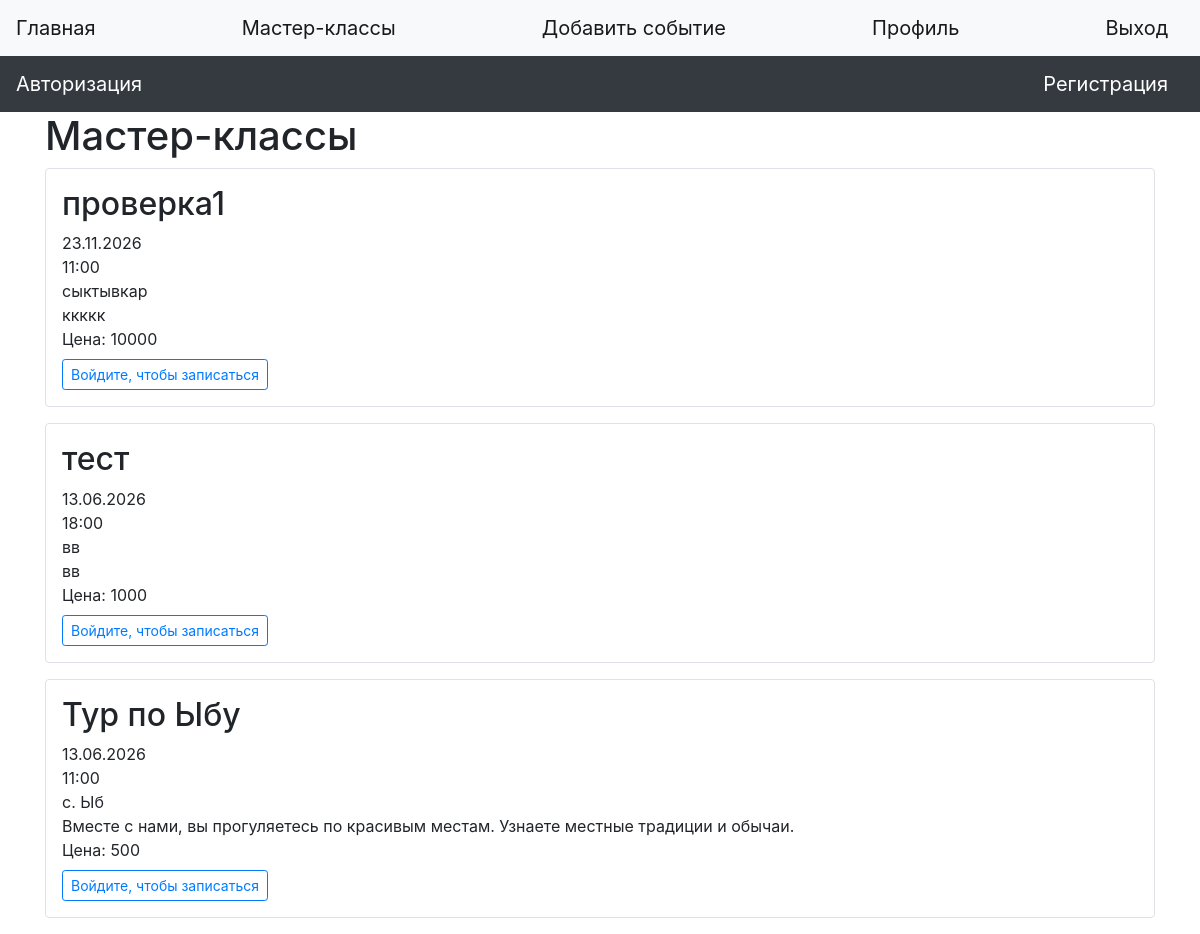
The app's page /masterclasses with its own data.
### data/events.py (models this page shows)
class Event(SqlAlchemyBase):
    __tablename__ = 'events'
    id = sqlalchemy.Column(sqlalchemy.Integer,
                           primary_key=True, autoincrement=True)
    name = sqlalchemy.Column(sqlalchemy.String, nullable=True)
    date = sqlalchemy.Column(sqlalchemy.DateTime, nullable=True)
    time = sqlalchemy.Column(sqlalchemy.String, nullable=True)
    location = sqlalchemy.Column(sqlalchemy.String, nullable=True)
    description = sqlalchemy.Column(sqlalchemy.String, nullable=True)
    price = sqlalchemy.Column(sqlalchemy.Integer, nullable=True)
    created_date = sqlalchemy.Column(sqlalchemy.DateTime,
                                     default=datetime.datetime.now)
    user_id = sqlalchemy.Column(sqlalchemy.Integer, sqlalchemy.ForeignKey("users.id"), nullable=True)
    creator = orm.relationship('User', back_populates='events')
    signups = orm.relationship('EventSignup', back_populates='event', cascade='all, delete-orphan')

### main.py (the view)
@app.route('/masterclasses')
def masterclasses():
    db_sess = db_session.create_session()
    items = db_sess.query(Event).order_by(Event.created_date.desc()).all()
    user_id = session.get('user_id')
    signed_ids = set()
    if user_id:
        signed_ids = {r[0] for r in db_sess.query(EventSignup.event_id).filter(EventSignup.user_id == user_id).all()}
    signup_forms_by_id = {e.id: EventSignupForm(prefix=f'e{e.id}') for e in items}
    return render_template('masterclasses.html', title='Мастер-классы', masterclasses=items, user_id=user_id, signed_event_ids=signed_ids, signup_forms_by_id=signup_forms_by_id)

### data/db_session.py (called while the page is built)
def create_session() -> Session:
    global __factory
    return __factory()

### main.py (called while the page is built)
@app.template_filter('fmt_date')
def fmt_date(value):
    if not value:
        return '—'
    if hasattr(value, 'strftime'):
        return value.strftime('%d.%m.%Y')
    return str(value)

### templates/masterclasses.html
{% extends "base.html" %}
{% block content %}
<h1>Мастер-классы</h1>
{% for item in masterclasses %}
<div class="col-md6 border rounded mb-3 p-3">
    <h2>{{ item.name }}</h2>
    <div>{{ item.date|fmt_date }}</div>
    <div>{{ item.time }}</div>
    <div>{{ item.location }}</div>
    <div>{{ item.description }}</div>
    {% if item.price is not none %}
    <div>Цена: {{ item.price }}</div>
    {% endif %}
    <div class="mt-2">
        {% if not user_id %}
            <a href="{{ url_for('login') }}" class="btn btn-outline-primary btn-sm">Войдите, чтобы записаться</a>
        {% elif item.user_id == user_id %}
            <span class="text-muted">Это ваше мероприятие</span>
        {% elif item.id in signed_event_ids %}
            <span class="text-success">Вы записаны</span>
        {% else %}
            <form method="post" action="{{ url_for('signup_event', event_id=item.id) }}" class="d-inline">
                {% set sf = signup_forms_by_id[item.id] %}
                {{ sf.hidden_tag() }}
                {{ sf.submit(class="btn btn-primary btn-sm") }}
            </form>
        {% endif %}
    </div>
</div>
{% endfor %}
{% endblock %}

### templates/base.html (shortened to what this page needs)
<!doctype html>
<html lang="en">
<head>
    <link rel="stylesheet"
          href="https://stackpath.bootstrapcdn.com/bootstrap/4.4.1/css/bootstrap.min.css"
>
    <link type="text/css" href="{{ url_for('static', filename='css/styles.css')}}" rel="stylesheet" />
</head>
<body>
<header>
    <nav class="navbar navbar-light bg-light">
        <a class="navbar-brand" href="/index">Главная</a>
        <a class="navbar-brand" href="/masterclasses">Мастер-классы</a>
        <a class="navbar-brand" href="/add_event">Добавить событие</a>
        <a class="navbar-brand" href="/profile">Профиль</a>
        <a class="navbar-brand" href="/logout">Выход</a>
    </nav>
    <nav class="navbar navbar-dark bg-dark">
        <a class="navbar-brand" href="/login">Авторизация</a>
        <a class="navbar-brand" href="/registration">Регистрация</a>
    </nav>
</header>
<main role="main" class="container">
    {% block content %}{% endblock %}
</main>
</body>
</html>

### records on screen
Event: name "проверка1", date|fmt_date "23.11.2026", time "11:00", location "сыктывкар", description "ккккк", price "10000"
Event: name "тест", date|fmt_date "13.06.2026", time "18:00", location "вв", description "вв", price "1000"
Event: name "Тур по Ыбу", date|fmt_date "13.06.2026", time "11:00", location "с. Ыб", description "Вместе с нами, вы прогуляетесь по красивым местам. Узнаете местные традиции и обычаи.", price "500"
